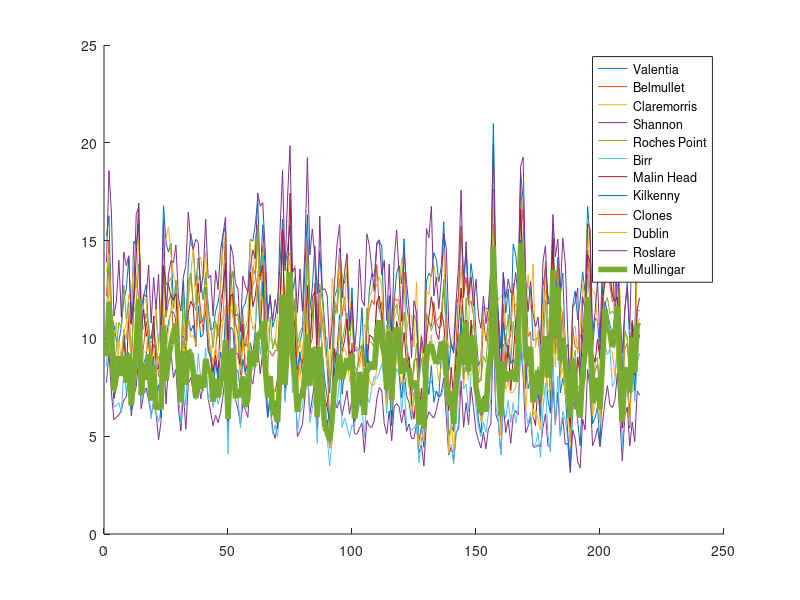
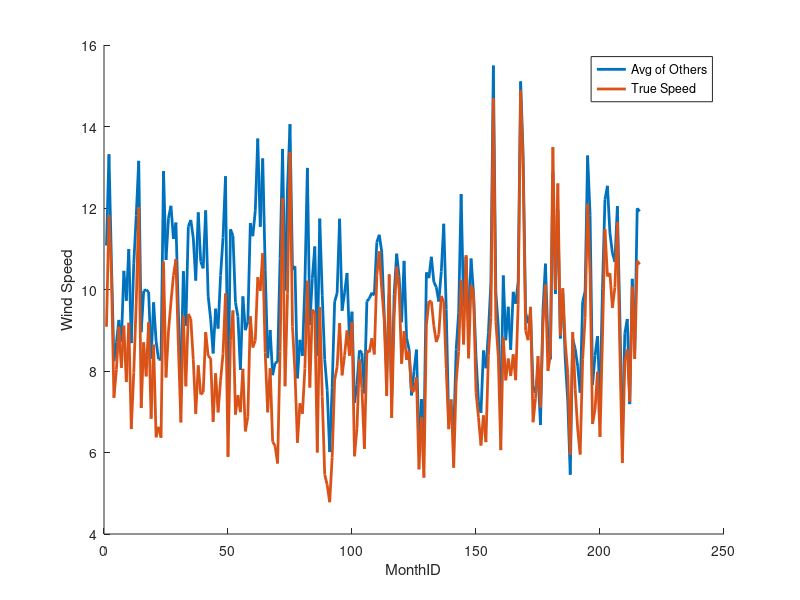

MATLAB code for these plots, in order:
IWD = csvread('irish_wind_nh.csv');

%%%%%%%%%% IWD %%%%%%%%%%

%%%%% COL 1: YEAR
%%%%% COL 2: MONTH
%%%%% COL 3: DAY
%%%%% COL 4: RPT
%%%%% COL 5: VAL
%%%%% COL 6: ROS
%%%%% COL 7: KIL
%%%%% COL 8: SHA
%%%%% COL 9: BIR
%%%%% COL 10: DUB
%%%%% COL 11: CLA
%%%%% COL 12: MUL
%%%%% COL 13: CLO
%%%%% COL 14: BEL
%%%%% COL 15: MAL

IW_LOC = csvread('wind_loc.csv');

%%%%% ORDER OF COLUMNS IS:
%%%%    1       Valentia  VAL C
%%%%    2      Belmullet  BEL C
%%%%    3    Claremorris  CLA N
%%%%    4        Shannon  SHA C
%%%%    5  Roche's Point  RPT C
%%%%    6           Birr  BIR N
%%%%    7      Mullingar  MUL N
%%%%    8     Malin Head  MAL C
%%%%    9       Kilkenny  KIL N
%%%%    10        Clones  CLO N
%%%%    11        Dublin  DUB C
%%%%    12       Roslare  ROS C

size(IWD)
station_id = [5 1 12 9 4 6 11 3 7 10 2 8];
is_coast =   [1 1 1  0 1 0 1  0 0 0  1 1];
%%% MAKE MONTHLY WIND DATASET: We want first four columns to be 
%%% STATID/YEAR/MONTH/MONTH_IND/LONG/LAT/ISCOAST and then the average wind
%%% measurement at the site

IWD_m = zeros(size(IW_LOC,1)*length(unique(IWD(:,1)))*length(unique(IWD(:,2))),8);
YEARS = unique(IWD(:,1));
for cur_station = 1:size(IW_LOC,1)
    for cur_year = 1:length(unique(IWD(:,1)))
        for cur_month = 1:length(unique(IWD(:,2)))
            cur_id = (cur_station-1)*length(unique(IWD(:,1)))*length(unique(IWD(:,2)))...
                + (cur_year-1)*length(unique(IWD(:,2)))+cur_month;
            mean_wind = mean(IWD((IWD(:,1)==YEARS(cur_year))&(IWD(:,2)==cur_month)...
                ,3+cur_station));
            month_ID = (cur_year-1)*length(unique(IWD(:,2)))+cur_month;
            IWD_m(cur_id,:) = [station_id(cur_station) cur_year cur_month month_ID...
                IW_LOC(station_id(cur_station),1:2) is_coast(cur_station) mean_wind]; 
        end
    end
end

% FIRST TRY EXCLUDING MULINGAR FROM TEST DATA;
TRAIN_DATA = IWD_m(IWD_m(:,1)~=7,2:end);
TEST_DATA  = IWD_m(IWD_m(:,1)==7,2:end);
global TRAIN_DATA;
global TEST_DATA;




figure(2)
hold on
for cur_stat = 1:11
plot(IWD_m(1:216,4),IWD_m(((cur_stat-1)*216+1):cur_stat*216,end))
end

plot(TEST_DATA(:,3),TEST_DATA(:,end),'LineWidth',4)
hold off
legend('Valentia','Belmullet','Claremorris','Shannon','Roches Point',...
    'Birr', 'Malin Head','Kilkenny','Clones','Dublin','Roslare','Mullingar')
m = zeros(size(IWD_m(1:216,4)));
for cur_stat = 1:11
    m = m+IWD_m(((cur_stat-1)*216+1):cur_stat*216,end);
end
m = m/11;

figure(3)
hold on
plot(IWD_m(1:216,4),m, 'LineWidth',2)
xlabel('MonthID')
ylabel('Wind Speed')
plot(TEST_DATA(:,3),TEST_DATA(:,end),'LineWidth',2)
hold off
legend('Avg of Others', 'True Speed')
save('wind_data.mat','TRAIN_DATA','TEST_DATA','m')